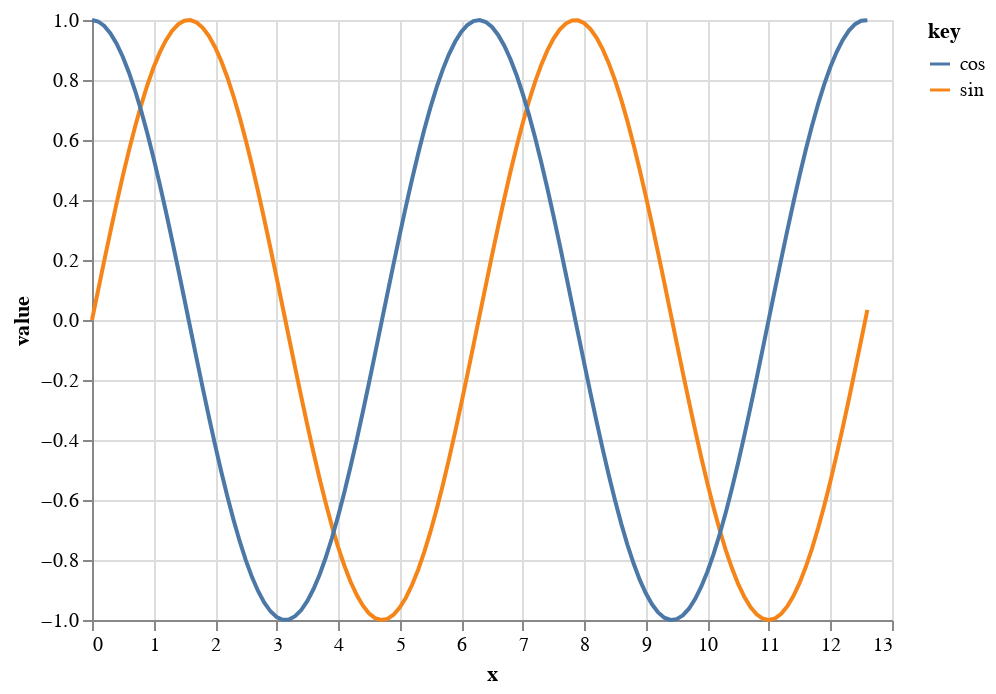

Notebook code cell kept with this figure:
### Code cell
source = alt.sequence(start=0, stop=12.7, step=0.1, as_='x')

alt.Chart(source).mark_line().transform_calculate(
    sin='sin(datum.x)',
    cos='cos(datum.x)'
).transform_fold(
    ['sin', 'cos']
).encode(
    x='x:Q',
    y='value:Q',
    color='key:N'
)

### Figure 1 — Vega-Lite specification as saved in the notebook (floating-point values rounded to 4 significant figures)
{"config": {"view": {"continuousWidth": 400, "continuousHeight": 300}}, "data": {"sequence": {"start": 0, "stop": 12.7, "step": 0.1, "as": "x"}}, "mark": "line", "encoding": {"color": {"type": "nominal", "field": "key"}, "x": {"type": "quantitative", "field": "x"}, "y": {"type": "quantitative", "field": "value"}}, "transform": [{"calculate": "sin(datum.x)", "as": "sin"}, {"calculate": "cos(datum.x)", "as": "cos"}, {"fold": ["sin", "cos"]}], "$schema": "https://vega.github.io/schema/vega-lite/v4.8.1.json"}
